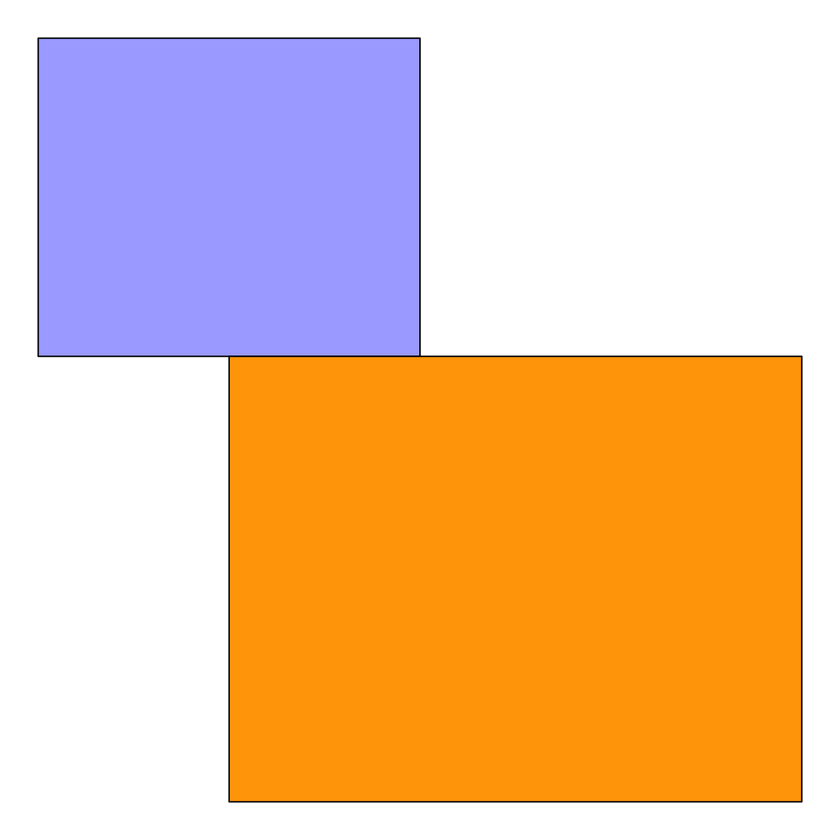
#> input picture 3rd yr/6thSem/CG/rect.png, 840 x 840 px, shrunk from 1224 x 1224 before the run
$ jupyter execute prog10_anotherMethod.ipynb
#> lines starting #> are read from the running program, lines starting #| are printed output that depends on the picture; after the words box and inside, x2 and y2 are one past the last pixel; in counts of white or black regions, pixels touching at a corner belong together
[cell 1]
import cv2
import numpy as np
import matplotlib.pyplot as plt

image = cv2.imread('rect.png')
#> image is the input picture: shape (840, 840, 3); mean B, G, R 164.8, 197.4, 235.1

gray = cv2.cvtColor(image, cv2.COLOR_BGR2GRAY)
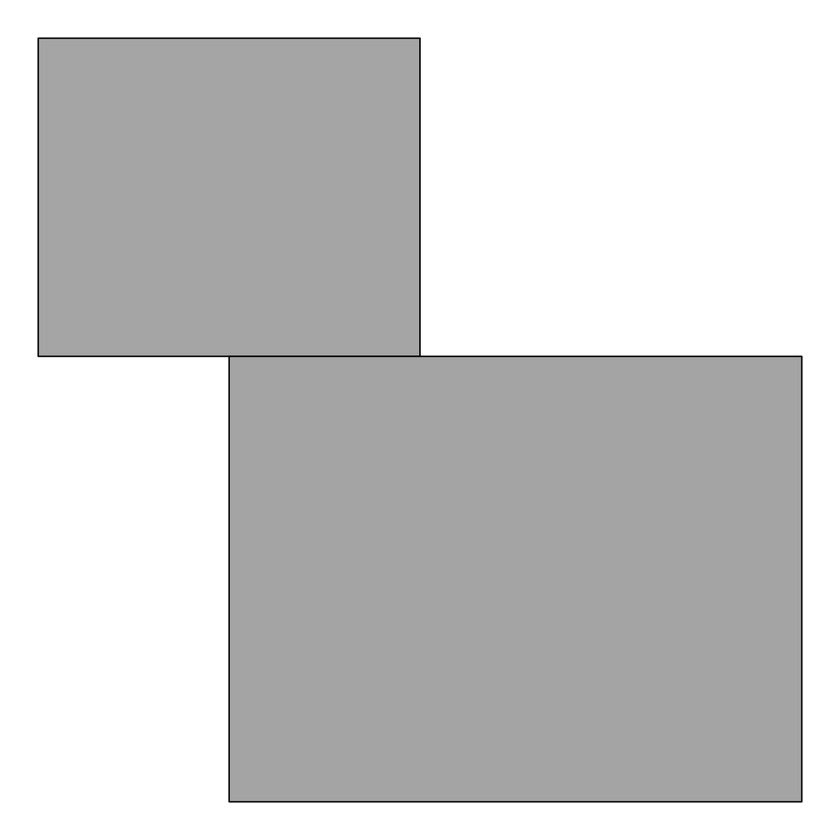
#> gray: shape (840, 840); min 0, max 255, mean 205.1

# Perform Canny edge detection
edged = cv2.Canny(gray, 30, 200)
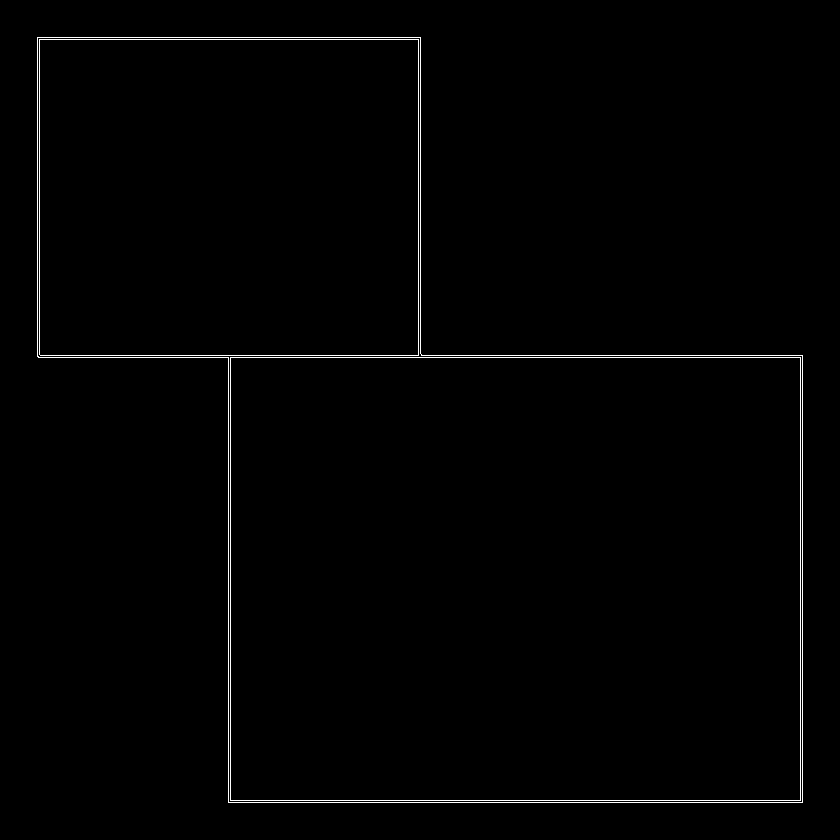
#> edged: shape (840, 840); 0.92% white in thin lines or dots, all inside (x1, y1, x2, y2) = (37, 37, 803, 803)

# Finding Contours
contours, hierarchy = cv2.findContours(edged.copy(), cv2.RETR_EXTERNAL, cv2.CHAIN_APPROX_SIMPLE)
#> contours = 1 contour; box (x1, y1, x2, y2) and area: (37, 37, 803, 803) 378756
print("Number of Contours found = " + str(len(contours)))
#| Number of Contours found = 1

# Draw all contours on the original image
cv2.drawContours(image, contours, -1, (0, 255, 0), 3)
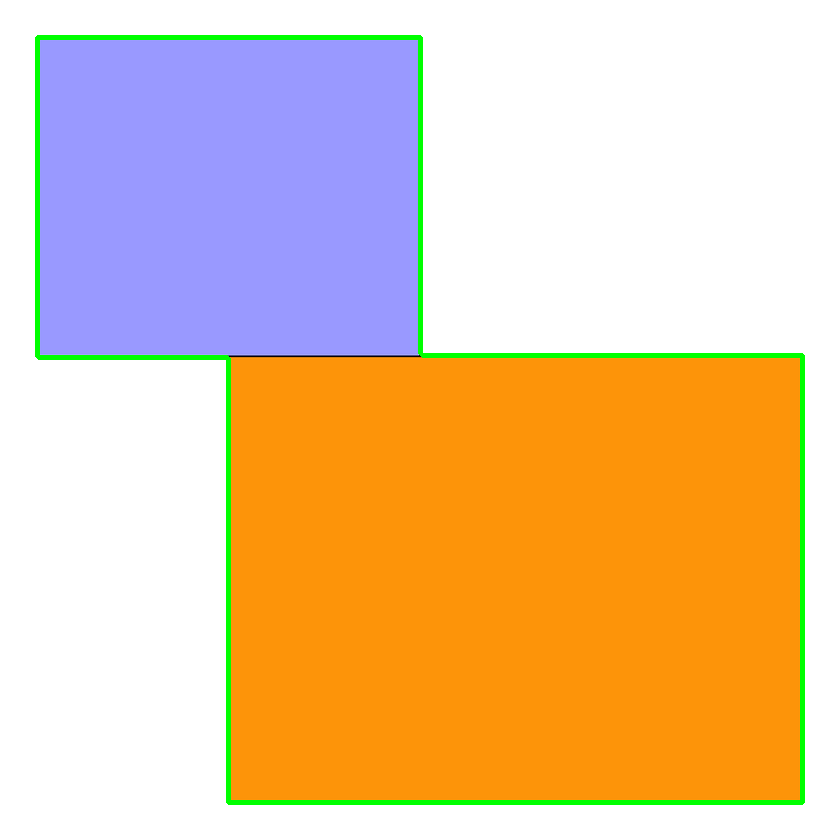
#> image: shape (840, 840, 3); 2.16% of pixels changed, all inside (x1, y1, x2, y2) = (35, 35, 805, 805)

# Create a list to store cropped images of each object
cropped_images = []

# Iterate through contours
for i, contour in enumerate(contours):
    # Create a mask image for each contour
    mask = np.zeros_like(gray)
    cv2.drawContours(mask, [contour], 0, 255, -1)
    # Extract the object using the mask

    object_extracted = np.zeros_like(image)
    object_extracted[mask == 255] = image[mask == 255]
    # Convert BGR to RGB for displaying with Matplotlib
    object_extracted_rgb = cv2.cvtColor(object_extracted, cv2.COLOR_BGR2RGB)
    # Append the extracted object to the list
    cropped_images.append(object_extracted_rgb)
#> this loop made 1 pass
#> pass 1, `object_extracted_rgb = cv2.cvtColor(object_extracted, cv2.COLOR_BGR2RGB)`:
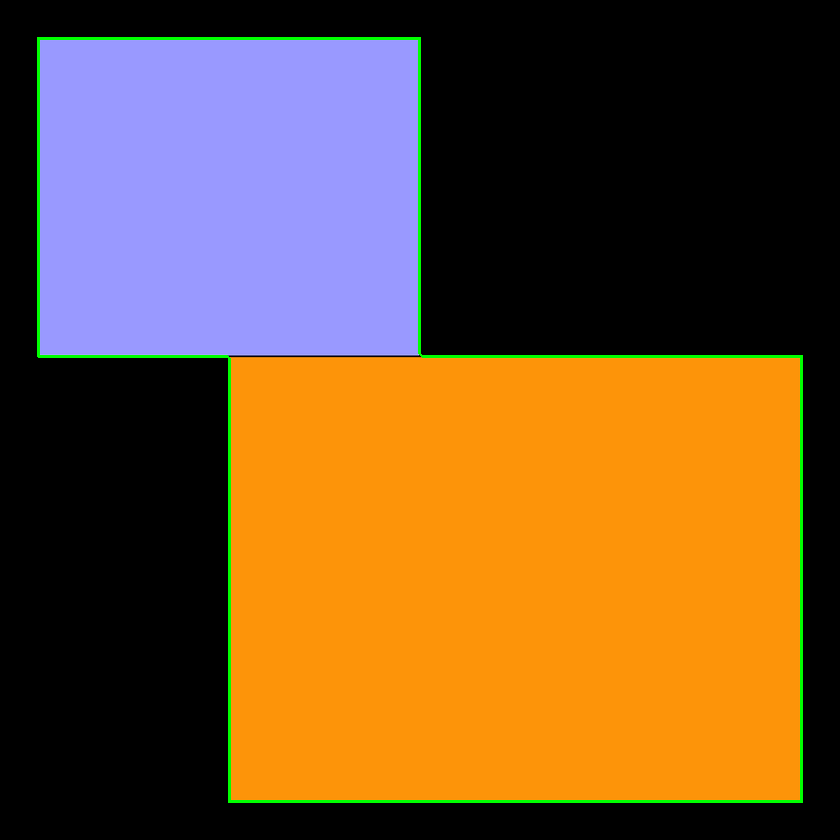
#> object_extracted_rgb: shape (840, 840, 3); mean R, G, B 116.1, 81.9, 46.3
#> after the loop:
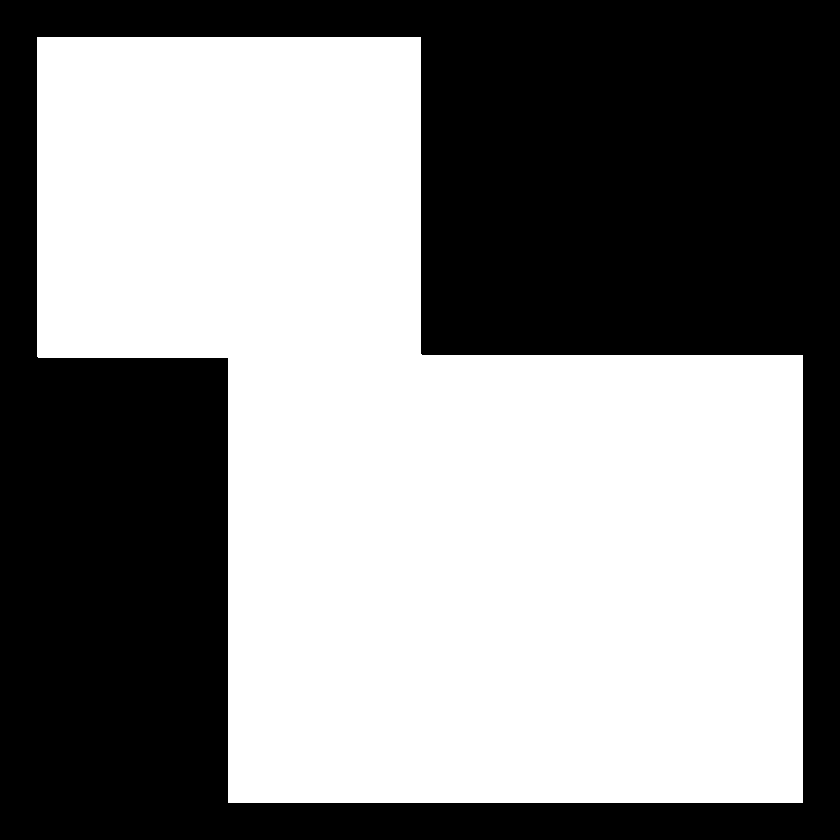
#> mask: shape (840, 840); 53.9% white; 1 black region, box (x1, y1, x2, y2) and area: (0, 0, 840, 840) 325315
#> after the loop, cropped_images = 1 item

fig, axs = plt.subplots(1, len(cropped_images)+2, figsize=(12, 4))

# Plot the original image
axs[0].imshow(cv2.cvtColor(image, cv2.COLOR_BGR2RGB))
axs[0].set_title('Original Image')
axs[0].axis('off')

axs[1].imshow(edged, cmap='gray')
axs[1].set_title('Canny Edges')
axs[1].axis('off')

for i in range(len(cropped_images)):
    axs[i+2].imshow(cropped_images[i])
    axs[i+2].set_title(f'Object {i+1}')
    axs[i+2].axis('off')

plt.tight_layout()
plt.show()
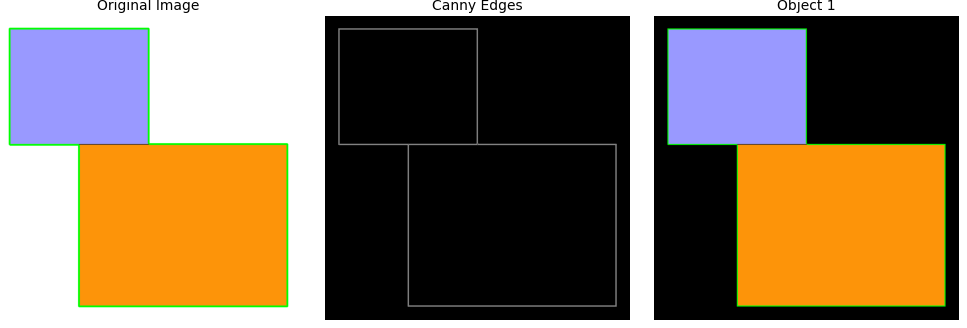
#> figure drawn by matplotlib, 3 panels
